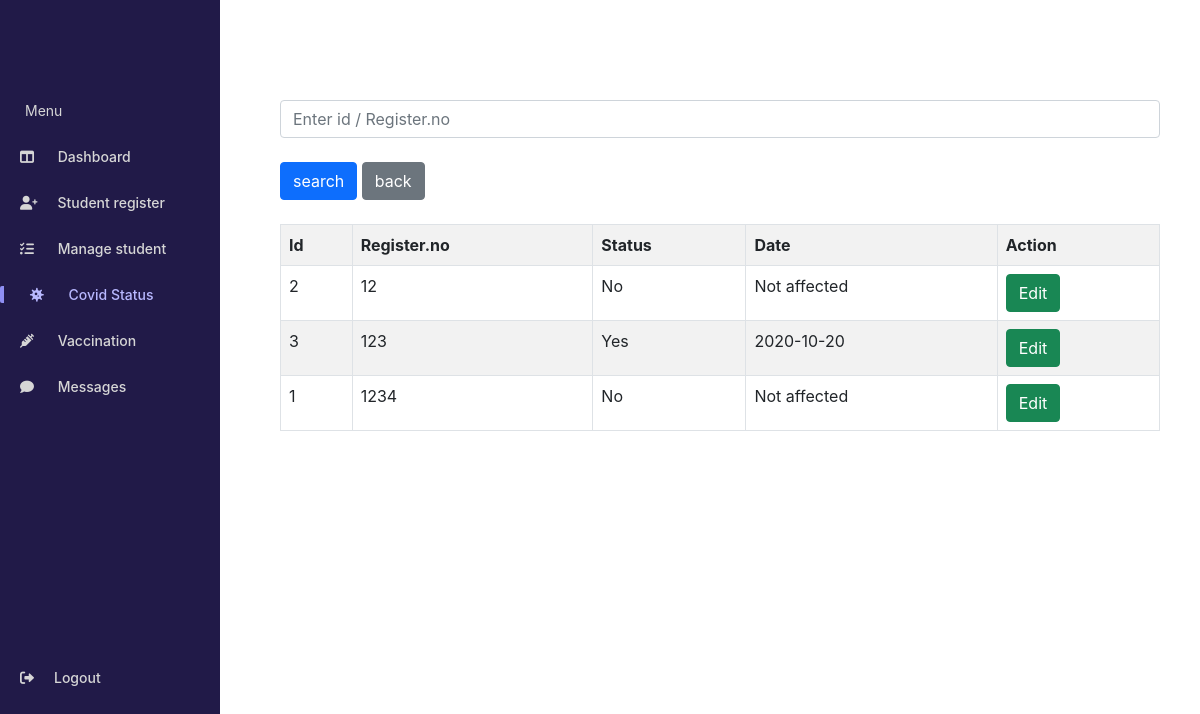
The page /covid_status.php on the database its author committed.
### tables this page shows
CREATE TABLE `cvddetails` (
  `id` int(10) NOT NULL,
  `cvdstatus` varchar(5) NOT NULL,
  `cvddate` varchar(20) NOT NULL
);

CREATE TABLE `student` (
  `id` int(11) NOT NULL,
  `name` varchar(100) NOT NULL,
  `no` bigint(15) NOT NULL,
  `dept` varchar(50) NOT NULL,
  `course` varchar(50) NOT NULL,
  `reg_num` int(20) NOT NULL,
  `email` varchar(255) DEFAULT NULL
);

### covid_status.php (the view, shortened to what this page needs)
<?php
include 'components/Sidebar.php';
?>
<!DOCTYPE html>
<html lang="en">
<head>
<link rel="stylesheet" href="./assets/manage_student.css"/>
</head>
<body>
<div class="box">
<form action="" method="POST">
<div class="form-group">
<input class="form-control" type="text" name="id" autocomplete="off"  placeholder="Enter id / Register.no"/>
</div><br>
<div class="form-group">
<input type="submit" class="btn btn-primary" name="search" value="search"/>
<input type="submit" class="btn btn-secondary" name="back" value = "back"/>
</div>
</form>
<br>
<div class="d-flex">
<table class="table table-striped table-bordered table-hover " >
  <tr>
  <th scope="col">Id</th>
  <th scope="col">Register.no</th>
  <th scope="col">Status</th>
  <th scope="col">Date</th>
  <th scope="col">Action</th>
  </tr>
</div>
<?php
if(isset($_POST['search'])){
    $x=$_POST['id'];
    $sql = "SELECT cvddetails.id, cvddetails.cvdstatus, cvddetails.cvddate, student.reg_num from student INNER JOIN cvddetails ON cvddetails.id = student.id where cvddetails.id= '$x' or student.reg_num = '$x'; ";
    $result = mysqli_query($conn, $sql);
    $row=mysqli_num_rows($result);
}else{?>
<?php
$sql = "SELECT cvddetails.id, cvddetails.cvdstatus, cvddetails.cvddate, student.reg_num from student INNER JOIN cvddetails ON cvddetails.id = student.id; ";
$result = mysqli_query($conn, $sql);
$row = mysqli_num_rows($result);
}?>
<?php
if($row > 0){?>
<?php
while($res = mysqli_fetch_array($result)):?>
        <tr>
        <td><?php echo $res['id']; ?></td>
        <td><?php echo $res['reg_num']; ?></td>
        <td><?php echo $res['cvdstatus']; ?></td>
        <td><?php echo $res['cvddate']; ?></td>
        <td><a class="btn btn-success" href="cvd_register.php?edit=<?php echo$res['id']?>">Edit</a>
        </td>
        </tr>
    <?php endwhile; ?>
    <?php }else{
        echo "<tr><td colspan='9'>no records</td></tr>"; }?>
    </div>
</body>
</html>

### components/sidebar.css (style rules this page uses)
* { box-sizing: border-box; margin: 0; padding: 0; scroll-behavior: smooth; font-family: -apple-system, BlinkMacSystemFont, "Segoe UI", Roboto, Oxygen, Ubuntu, Cantarell, "Open Sans", "Helvetica Neue", sans-serif; }

### assets/manage_student.css (style rules this page uses)
* { margin: 0; padding: 0; box-sizing: border-box; }
.box { padding: 100px 0 100px; padding-left: 280px; padding-right: 40px; }

### rows shown on the page
cvddetails: id "2", id.reg_num "12", cvdstatus "No", cvddate "Not affected"
cvddetails: id "3", id.reg_num "123", cvdstatus "Yes", cvddate "2020-10-20"
cvddetails: id "1", id.reg_num "1234", cvdstatus "No", cvddate "Not affected"
